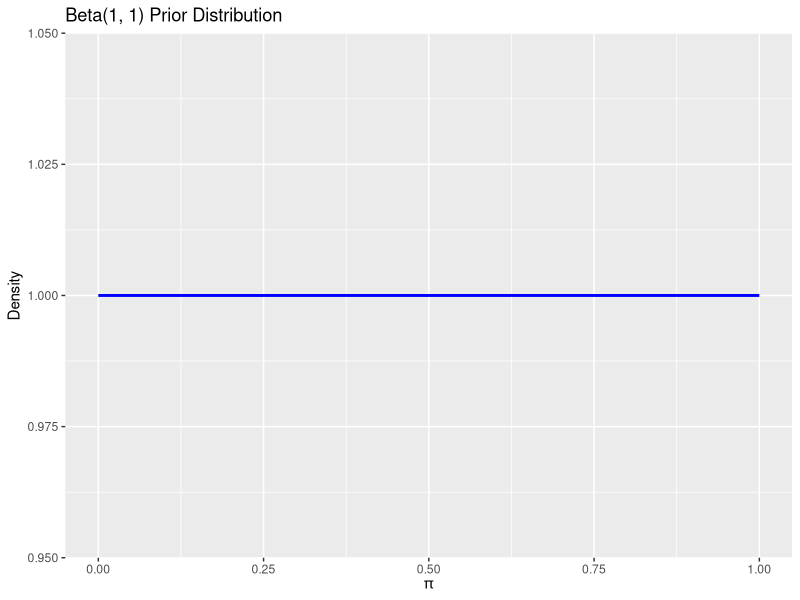
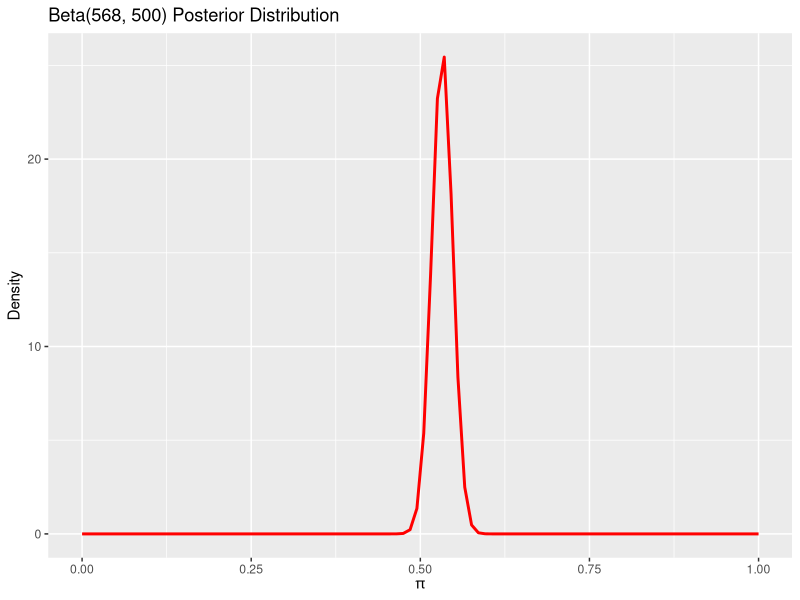

The R source for these figures, in order:
# Load necessary package
library(ggplot2)

# Define the Beta prior parameters
alpha_prior <- 1
beta_prior <- 1

# Create a sequence of possible values for pi
pi_values <- seq(0, 1, length.out = 100)

# Compute the prior density for each pi value
prior_density <- dbeta(pi_values, alpha_prior, beta_prior)

# Plot the Beta prior
ggplot(data.frame(pi = pi_values, density = prior_density), aes(x = pi, y = density)) +
  geom_line(color = "blue", size = 1) +
  ggtitle("Beta(1, 1) Prior Distribution") +
  xlab(expression(pi)) +
  ylab("Density")

# Define the posterior Beta distribution parameters
alpha_post <- 558 + alpha_prior
beta_post <- 490 + beta_prior

# Create a sequence of possible values for pi
pi_values <- seq(0, 1, length.out = 100)

# Compute the posterior density for each pi value
posterior_density <- dbeta(pi_values, alpha_post, beta_post)

# Plot the Beta posterior
ggplot(data.frame(pi = pi_values, density = posterior_density), aes(x = pi, y = density)) +
  geom_line(color = "red", size = 1) +
  ggtitle("Beta(568, 500) Posterior Distribution") +
  xlab(expression(pi)) +
  ylab("Density")

credible_interval <- qbeta(c(0.025, 0.975), alpha_post, beta_post)
credible_interval
